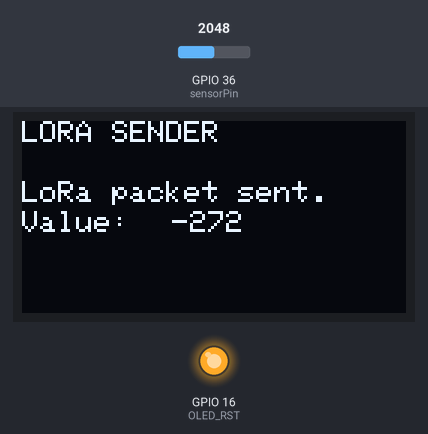
Bench run of a sketch on a simulated ESP32. Parts: 128×64 one-colour display, output pins drawn as LEDs (lit = HIGH). The inputs (shaded band) are chosen by the test bench; at power-on: GPIO 36 (sensorPin) = 2048. No radio packets arrive unless stated; what the sketch prints to the serial monitor is not drawn.

Above: at 3.3 s.
3.4 s: GPIO 36 (sensorPin) set to 2116
At 12.6 s:
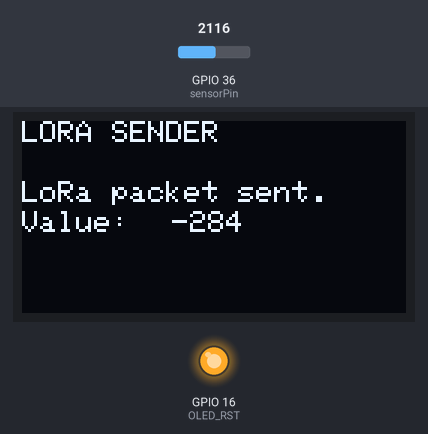
13.7 s: GPIO 36 (sensorPin) set to 2866
At 23.4 s:
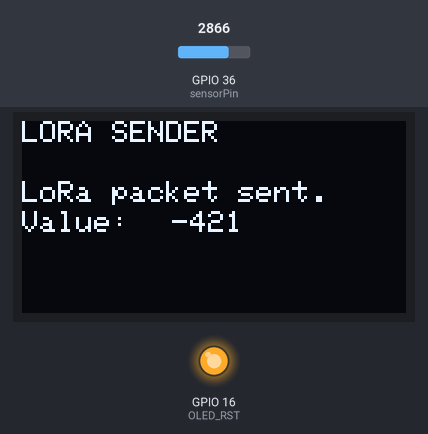
23.8 s: GPIO 36 (sensorPin) set to 3603
At 33.0 s:
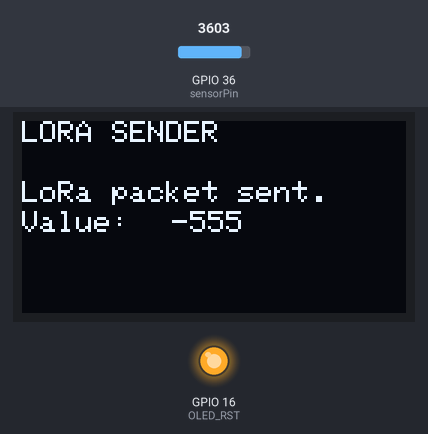
Timing chart, 0 to 34.5 s (numbered marks = the images above; inputs shaded):
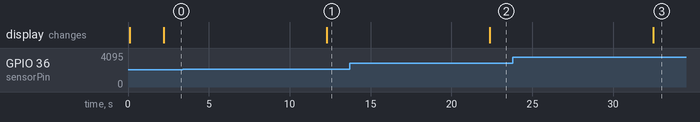

The sketch:

sender.ino
```cpp
/*********
  Rui Santos
  Complete project details at https://RandomNerdTutorials.com/ttgo-lora32-sx1276-arduino-ide/
*********/

//Libraries for LoRa
#include <SPI.h>
#include <LoRa.h>

//Libraries for OLED Display
#include <Wire.h>
#include <Adafruit_GFX.h>
#include <Adafruit_SSD1306.h>

#include <ArduinoJson.h> //REQUIRES ARDUINO JSON V6

//define the pins used by the LoRa transceiver module
#define SCK 5
#define MISO 19
#define MOSI 27
#define SS 18
#define RST 14
#define DIO0 26

//433E6 for Asia
//866E6 for Europe
//915E6 for North America
#define BAND 433E6 //866E6

//OLED pins
#define OLED_SDA 4
#define OLED_SCL 15
#define OLED_RST 16
#define SCREEN_WIDTH 128 // OLED display width, in pixels
#define SCREEN_HEIGHT 64 // OLED display height, in pixels

//Soil Moisture Sensor
#define sensorPin 36
#define sensorChannel 1 //1-4

//packet counter
int counter = 0;

Adafruit_SSD1306 display(SCREEN_WIDTH, SCREEN_HEIGHT, &Wire, OLED_RST);

void setup() {
  //initialize Serial Monitor
  Serial.begin(115200);

  //reset OLED display via software
  pinMode(OLED_RST, OUTPUT);
  digitalWrite(OLED_RST, LOW);
  delay(20);
  digitalWrite(OLED_RST, HIGH);

  //initialize OLED
  Wire.begin(OLED_SDA, OLED_SCL);
  if(!display.begin(SSD1306_SWITCHCAPVCC, 0x3c, false, false)) { // Address 0x3C for 128x32
    Serial.println(F("SSD1306 allocation failed"));
    for(;;); // Don't proceed, loop forever
  }

  display.clearDisplay();
  display.setTextColor(WHITE);
  display.setTextSize(1);
  display.setCursor(0,0);
  display.print("LORA SENDER ");
  display.display();

  Serial.println("LoRa Sender Test");

  //SPI LoRa pins
  SPI.begin(SCK, MISO, MOSI, SS);
  //setup LoRa transceiver module
  LoRa.setPins(SS, RST, DIO0);

  if (!LoRa.begin(BAND)) {
    Serial.println("Starting LoRa failed!");
    while (1);
  }
  Serial.println("LoRa Initializing OK!");
  display.setCursor(0,10);
  display.print("LoRa Initializing OK!");
  display.display();
  delay(2000);
}

void loop() {
  int value ;
  value = analogRead(sensorPin);
  value = map(value,550,0,0,100);
  Serial.print("Moisture : ");
  Serial.print(value);
  Serial.println("%");

  Serial.print("Sending packet: ");
  Serial.println(counter);

  //Send LoRa packet to receiver
//  LoRa.beginPacket();
//  LoRa.print("hello ");
//  LoRa.print(counter);
//  LoRa.endPacket();

  StaticJsonDocument<100> testDocument;
  testDocument["channel"] = sensorChannel;
  testDocument["value"] = value;
  testDocument["counter"] = counter;
  char buffer[100];
  serializeJson(testDocument, buffer);
  LoRa.beginPacket();
  LoRa.print(buffer);
  LoRa.endPacket();
  Serial.print("Sending packet:");
  Serial.print(buffer);

  display.clearDisplay();
  display.setCursor(0,0);
  display.println("LORA SENDER");
  display.setCursor(0,20);
  display.setTextSize(1);
  display.print("LoRa packet sent.");
  display.setCursor(0,30);
//  display.print("Counter:");
  display.print("Value:");
  display.setCursor(50,30);
//  display.print(counter);
  display.print(value);
  display.display();

  counter++;

  delay(10000);
}
```

Measured:
- the behaviour switches between 2051 and 2052 on GPIO 36 (sensorPin) (found by bisection; images 0 and 1)
- after the input at 3.4 s, the display: changes after 8.9 s (image 1)
- after the input at 13.7 s, the display: changes after 8.7 s (image 2)
- after the input at 23.8 s, the display: changes after 8.7 s (image 3)
